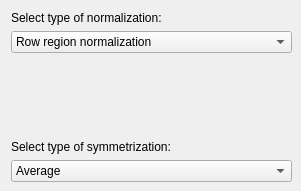
      <widget class="QWidget" name="tab_22">
       <attribute name="title">
        <string>Matrix</string>
       </attribute>
       <widget class="QWidget" name="layoutWidget">
        <property name="geometry">
         <rect>
          <x>11</x>
          <y>11</y>
          <width>281</width>
          <height>171</height>
         </rect>
        </property>
        <layout class="QVBoxLayout" name="verticalLayout_8">
         <item>
          <widget class="QLabel" name="label_15">
           <property name="text">
            <string>Select type of normalization: </string>
           </property>
          </widget>
         </item>
         <item>
          <widget class="QComboBox" name="type_of_normalization_circle_comboBox">
           <property name="currentText">
            <string>Row region normalization</string>
           </property>
           <item>
            <property name="text">
             <string>Row region normalization</string>
            </property>
           </item>
           <item>
            <property name="text">
             <string>No normalization</string>
            </property>
           </item>
           <item>
            <property name="text">
             <string>Whole normalization</string>
            </property>
           </item>
           <item>
            <property name="text">
             <string>Row column normalization</string>
            </property>
           </item>
          </widget>
         </item>
         <item>
          <spacer name="verticalSpacer">
           <property name="orientation">
            <enum>Qt::Vertical</enum>
           </property>
           <property name="sizeHint" stdset="0">
            <size>
             <width>20</width>
             <height>40</height>
            </size>
           </property>
          </spacer>
         </item>
         <item>
          <widget class="QLabel" name="label_14">
           <property name="text">
            <string>Select type of symmetrization: </string>
           </property>
          </widget>
         </item>
         <item>
          <widget class="QComboBox" name="type_of_symmetrization_circle_comboBox">
           <item>
            <property name="text">
             <string>Average</string>
            </property>
           </item>
           <item>
            <property name="text">
             <string>Maximum</string>
            </property>
           </item>
           <item>
            <property name="text">
             <string>Minimum</string>
            </property>
           </item>
          </widget>
         </item>
        </layout>
       </widget>
      </widget>
